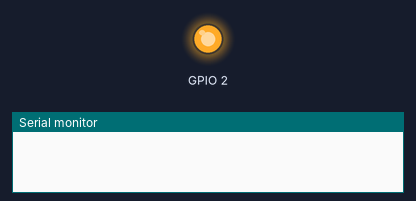
Bench run of a sketch on a simulated ESP8266 (NodeMCU). Parts: output pins drawn as LEDs (lit = HIGH), the last lines printed to the serial monitor. WiFi joins after 1.5 s; servers stay silent unless stated.

Above: at 0.1 s.
At 2.1 s:
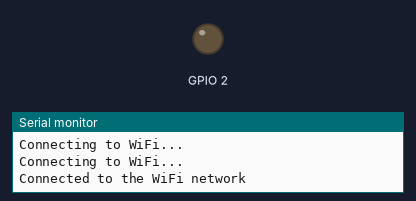
Timing chart, 0 to 3.6 s (numbered marks = the images above):
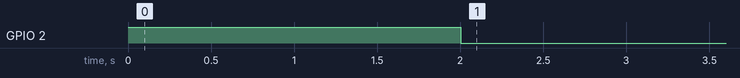

Measured:
- by itself, GPIO 2: HIGH → LOW at 2.0 s

The sketch:

oat.ino
```cpp
#include <ESP8266WiFi.h>
#include <ESP8266HTTPClient.h>
#include <WiFiClient.h>
#include <ArduinoOTA.h>

const char * wifi_ssid = "PozzVenhh";
const char * wifi_password = "012286451";

int initial_state = 0;

void setup() {
  Serial.begin(115200);
  pinMode(2, OUTPUT);
  digitalWrite(2, HIGH);
  WiFi.mode(WIFI_STA);
  WiFi.setAutoReconnect(true);
  WiFi.persistent(true);
  WiFi.begin(wifi_ssid, wifi_password);
  while (WiFi.status() != WL_CONNECTED) {
    delay(1000);
    ++initial_state;
    Serial.println("Connecting to WiFi...");
    if (initial_state == 15) {
      initial_state = 0;
      break;
    }
  }
  if (initial_state == 0) {
    Serial.print("Unable connect to the WiFi network");
    delay(5000);
    ESP.restart();
  }
  else Serial.println("Connected to the WiFi network");

  // Change OTA port.
  // Default: 8266
  // ArduinoOTA.setPort(8266);

  // Change the name of how it is going to
  // show up in Arduino IDE.
  // Default: esp8266-[ChipID]
  ArduinoOTA.setHostname("myesp8266");

  // Re-programming passowrd.
  // No password by default.
  // ArduinoOTA.setPassword("123");

  ArduinoOTA.begin();
}

void loop() {


  ArduinoOTA.handle();
  digitalWrite(2, LOW);

}
```
